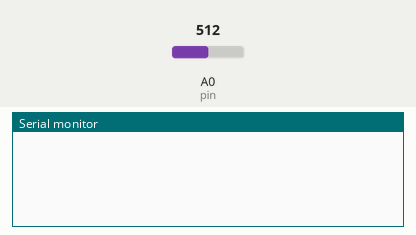
Recording of a sketch running on a simulated Arduino Uno, built with avr-gcc and run on an emulated ATmega328P. Shown: the last lines printed to the serial monitor. The inputs (shaded band) are chosen by the test bench; at power-on: A0 (pin) = 512.

Above: at 1.2 s.
1.3 s: A0 (pin) set to 533
At 2.5 s:
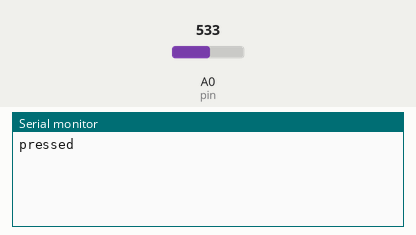
2.8 s: A0 (pin) set to 513
At 3.9 s:
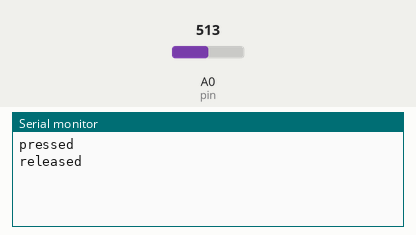

The sketch:

analogEvent.ino
```cpp
int pin = A0; // declare pin number for analog read
int analogVal = 0; // declare variable to store digital read value
int analogValPrev = 0; // declare variable to store previous button value
int threshold = 523;

void setup() {
  pinMode(pin, INPUT); // set pin as an input
  Serial.begin(9600); // begin serial so we can communicate with the Arduino over USB
}

void loop() {
  analogVal = analogRead(pin); // analog read pin and assign the reading to buttonVal

  if (analogVal >= threshold && analogValPrev < threshold) {
    Serial.println("pressed");
  } else if (analogVal < threshold && analogValPrev >= threshold) {
    Serial.println("released");
  }

  analogValPrev = analogVal; // update buttonValPrev with current button value

  delay(50); // pause loop here for 50ms
}
```

Measured:
- after the input at 1.3 s, the serial monitor: prints a new line at once (image 1)
- after the input at 2.8 s, the serial monitor: prints a new line at once (image 2)
